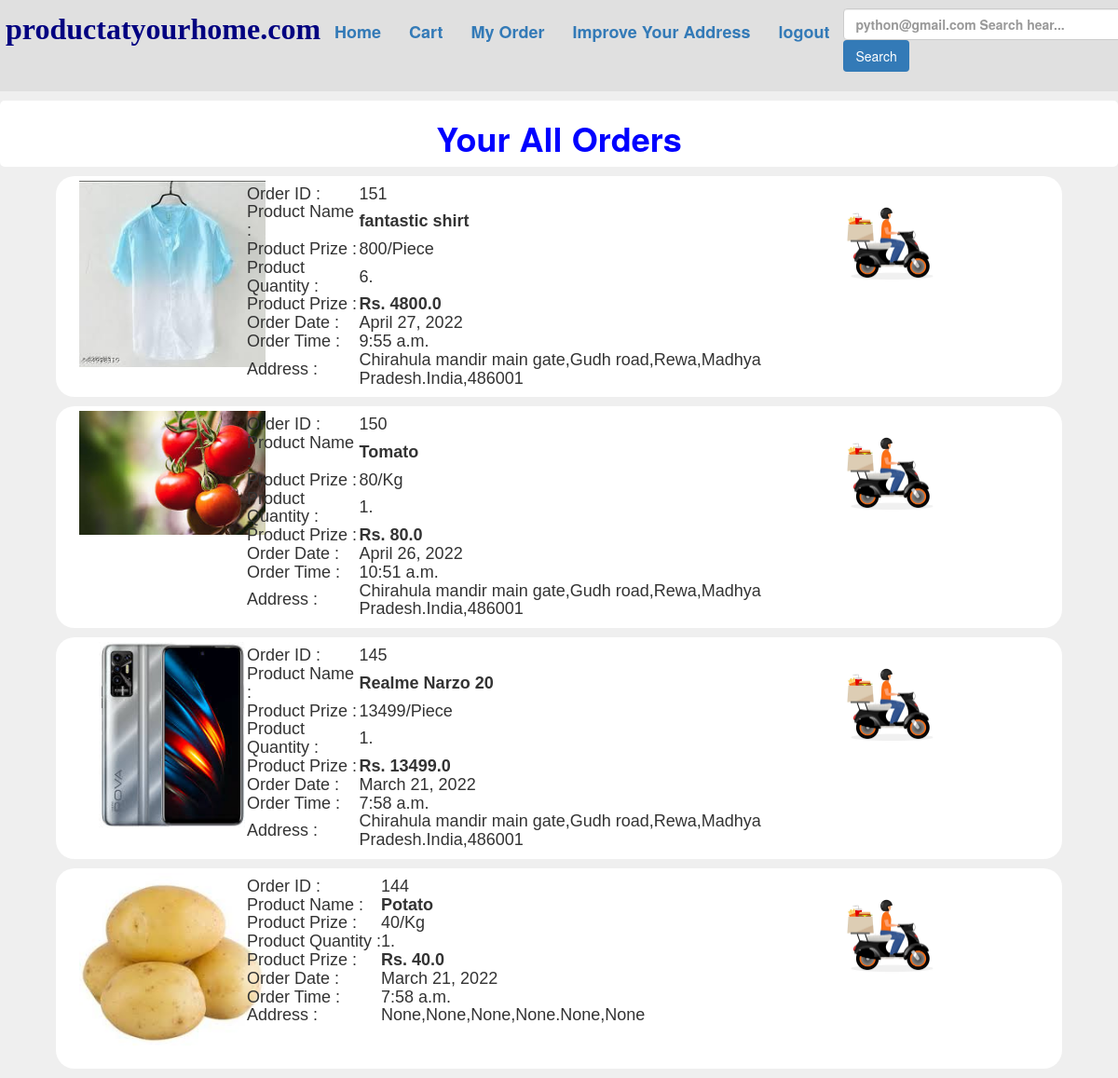
The app's page /myorder/ (signed in) with its own data.
### abstractapp/models.py (models this page shows)
class User(AbstractBaseUser,PermissionsMixin):
    name=models.CharField(max_length=100)
    email=models.EmailField(_('email address'),unique=True)
    phone=models.CharField(max_length=10)
    status=models.BooleanField(default=True)
    is_staff=models.BooleanField(default=False)
    is_active =models.BooleanField(default=True)
    cuntry = models.CharField(max_length=20, null=True, blank=True)
    state=models.CharField(default= None,max_length=20,null=True, blank=True)
    city=models.CharField(max_length=20,default=None,null=True, blank=True)
    landmark = models.CharField(max_length=30, null=True, default=None, blank=True)
    road = models.CharField(max_length=50, null=True, default=None, blank=True)
    place=models.CharField(max_length=50, blank=True,null=True,default=None)
    pin=models.IntegerField(max_length=6,null=True,default=None, blank=True)
    USERNAME_FIELD = 'email'
    REQUIRED_FIELDS = ['name','phone']
    objects=CustomerUserManager()

class Order(models.Model):
    user=models.ForeignKey(User,on_delete=models.CASCADE)
    product=models.ForeignKey(Product,on_delete=models.CASCADE)
    quantity=models.IntegerField(max_length=5)
    prize=models.IntegerField(max_length=5)
    total_prize=models.FloatField(max_length=10)
    order_data=models.DateField(default=datetime.date.today())
    order_time=models.TimeField(default=datetime.datetime.now())
    status=models.BooleanField(default=False)
    order_address=models.TextField(max_length=100)
    def __str__(self):
        a=str(self.user)+" | "+str(self.product)
        return a

class Product(models.Model):
    pname=models.CharField(max_length=250)
    ptitle=models.TextField(max_length=300)
    cat=models.CharField(choices=CAT_CHOISES,max_length=20)
    quantity_type=models.CharField(choices=CAT_TYPE_CHOISES,max_length=20)
    prize=models.BigIntegerField(max_length=5)
    offer=models.IntegerField(max_length=3)
    image=models.ImageField(upload_to="images",max_length=500)
    total=models.IntegerField(max_length=5)
    aval=models.IntegerField(max_length=5)
    def __str__(self):
        return self.pname

### abstractapp/views.py (the view)
# urls.py: path('myorder/',views.myorder),
def myorder(request):
    if request.user.is_authenticated:
        user=request.user
        try:
            user_order=Order.objects.select_related('product').filter(user=user).order_by('-id')
            print(user_order)
        except Exception as e:
            print(e)
            raise("Something went wrong!")
        return render(request,"myorder.html",{'user_order':user_order})
    else:
        return HttpResponse(
            f'''<center style="color:red"><h1>You'r not authinticated..<br><h4><a href="/login">Login First!''')

### templates/myorder.html (shortened to what this page needs)
<!DOCTYPE html>
<html lang="en">
<head>
    {% extends "base.html" %}
    {% load cart %}
{% block body %}
<center>
    <div class="row shadow" style="width:100%;background:white;height:auto;margin-bottom:10px;color:wite;border-radius:5px;margin-top:10px">
        <h1 style="color:blue"><b>Your All Orders</h1>
    </div>
{% for i in user_order %}
<div class="row shadow" style="width:90%;background:white;height:auto;margin-bottom:10px;color:wite;border-radius:20px">
    <div class="col-sm-2" style="margin-bottom:10px;background:yellw;margin-left:10px">
         <img src="/media/{{i.product.image}}" alt="" width="200px" style="margin-top:5px">
    </div>
    <div class="col-sm-7" style="background:ble;margin-left:px;font-size: large;font:menu;text-align:left">
        <h4><table>
            <tr>
                <td>
                    Order ID :
                </td>
                <td>
                    {{i.id}}
                </td>
            </tr>
            <tr>
                <td>
                    Product Name :
                </td>
                <th>
                    {{i.product.pname}}
                </th>
            </tr>
            <tr>
                <td>
                    Product Prize :
                </td>
                <td>
                    {{i.prize}}{{i.product.quantity_type}}
                </td>
            </tr>
              <tr>
                <td>
                    Product Quantity :
                </td>
                <td>
                    {{i.quantity}}.
                </td>
            </tr>
             <tr>
                <td>
                    Product Prize :
                </td>
                <th>
                    Rs. {{i.total_prize}}
                </th>
            </tr>
             <tr>
                <td>
                    Order Date :
                </td>
                <td>
                    {{i.order_data}}
                </td>
            </tr>
            <tr>
                <td>
                    Order Time :
                </td>
                <td>
                    {{i.order_time}}
                </td>
            </tr>
               <tr>
                <td>
                    Address :
                </td>
                <td>
                    {{i.order_address}}
                </td>
            </tr>
        </table>
    </div>
    <div class="col-sm-1" style="background:cn;margin-left:10px;height:100px;font-size: large;font: menu;border-radius:12px;margin-top:30px">
        {% if i.status %}
        <img src="/media/images/success.png" alt="" width="100px" style="border-radius:12px">
        {% else %}
        <img src="/media/images/runnning.jpg" alt="" width="100px" style="border-radius:12px">
        {% endif %}
    </div>
</div>
{% endfor %}
    {% endblock %}

### templates/base.html (shortened to what this page needs)
<!DOCTYPE html>
<html lang="en">
<head>
  <link rel="stylesheet" href="https://maxcdn.bootstrapcdn.com/bootstrap/3.4.1/css/bootstrap.min.css">
</head>
<body style="background:#1111">
<div class="row" style="background:#1111">
    <b><nav class="navbar navbar-dark">
        <ul class="nav navbar-nav" style="margin-left:20px;font-size:large;">
            <li><div style=color:red;font-size:xx-large;font-family:mospace;color:navy;"><b>productatyourhome.com</b></div></li>
            <li><a href="/home">Home</a></li>
            <li><a href="/cart">Cart</a></li>
            <li><a href="/myorder">My Order</a></li>
            <li><a href="" type="button" data-toggle="modal" data-target="#myModal">Improve Your Address</a href=""></li>
            <li><a href="/logout">logout</a></li>
        </ul>
        <span>
                <form class="form-inline" style="margin-top:8px">
                <input class="form-control" type="search" placeholder="{{request.user}} Search hear..." aria-label="Search" style="width:300px">
                <button class="btn btn-outline-success my-2 my-sm-0 bg-primary" type="submit">Search</button>
            </form></span>
    </nav>
</div>
{% block body %}
{% endblock %}
</body>
</html>

### records on screen
User: user "python@gmail.com Search hear..."
Order: product.image (picture), id "151", product.pname "fantastic shirt", prize "800", product.quantity_type "/Piece", quantity "6", total_prize "4800.0", order_data "April 27, 2022", order_time "9:55 a.m.", order_address "Chirahula mandir main gate,Gudh road,Rewa,Madhya Pradesh.India,486001", status False (drawn)
Order: product.image (picture), id "150", product.pname "Tomato", prize "80", product.quantity_type "/Kg", quantity "1", total_prize "80.0", order_data "April 26, 2022", order_time "10:51 a.m.", order_address "Chirahula mandir main gate,Gudh road,Rewa,Madhya Pradesh.India,486001", status False (drawn)
Order: product.image (picture), id "145", product.pname "Realme Narzo 20", prize "13499", product.quantity_type "/Piece", quantity "1", total_prize "13499.0", order_data "March 21, 2022", order_time "7:58 a.m.", order_address "Chirahula mandir main gate,Gudh road,Rewa,Madhya Pradesh.India,486001", status False (drawn)
Order: product.image (picture), id "144", product.pname "Potato", prize "40", product.quantity_type "/Kg", quantity "1", total_prize "40.0", order_data "March 21, 2022", order_time "7:58 a.m.", order_address "None,None,None,None.None,None", status False (drawn)
